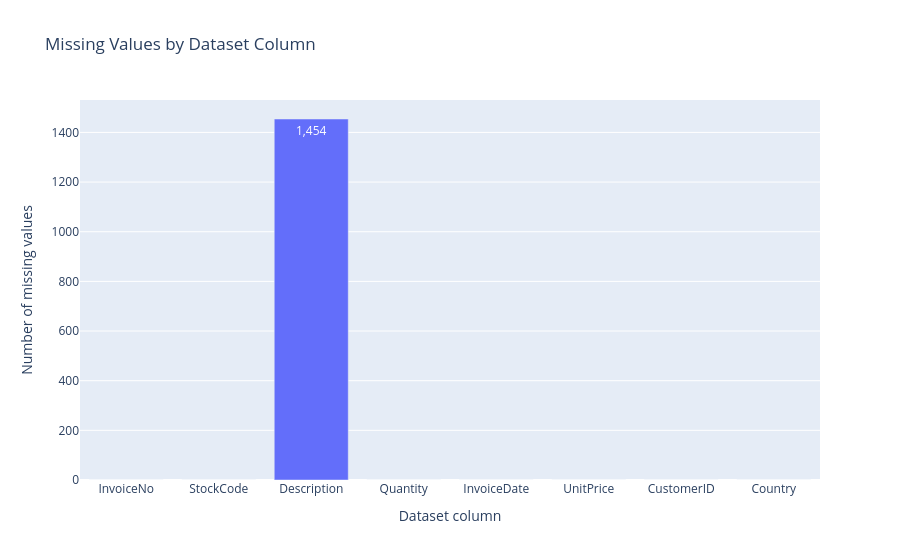

Source (notebook cell):
### Code cell
fig = px.bar(
    missing_summary,
    x="Column",
    y="MissingCount",
    title="Missing Values by Dataset Column",
    labels={
        "Column": "Dataset column",
        "MissingCount": "Number of missing values",
    },
    text_auto=",",
)

fig.update_layout(xaxis_type="category")

fig.show()

### Figure 1 — Plotly figure (JSON) as saved in the notebook; plotly's stock layout.template omitted (floating-point values rounded to 4 significant figures)
{"data": [{"alignmentgroup": "True", "hovertemplate": "Dataset column=%{x}<br>Number of missing values=%{y}<extra></extra>", "legendgroup": "", "marker": {"color": "#636efa", "pattern": {"shape": ""}}, "name": "", "offsetgroup": "", "orientation": "v", "showlegend": false, "textposition": "auto", "texttemplate": "%{y:,}", "type": "bar", "x": ["InvoiceNo", "StockCode", "Description", "Quantity", "InvoiceDate", "UnitPrice", "CustomerID", "Country"], "xaxis": "x", "y": [0, 0, 1454, 0, 0, 0, 0, 0], "yaxis": "y"}], "layout": {"barmode": "relative", "legend": {"tracegroupgap": 0}, "title": {"text": "Missing Values by Dataset Column"}, "xaxis": {"anchor": "y", "domain": [0, 1], "title": {"text": "Dataset column"}, "type": "category"}, "yaxis": {"anchor": "x", "domain": [0, 1], "title": {"text": "Number of missing values"}}}}
